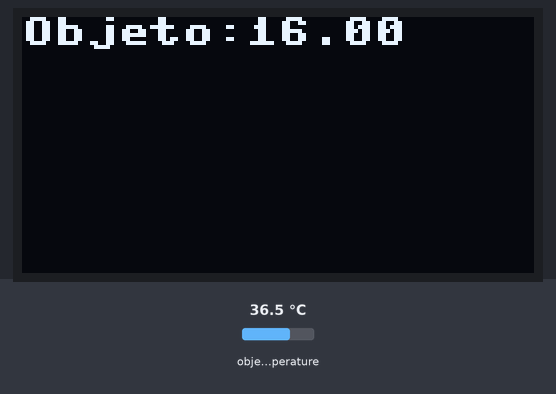
The program below on a simulated MicroPython board. Parts: 128×64 one-colour display. The inputs (shaded band) are chosen by the test bench; at power-on: object temperature 36.5 °C. The board's own WiFi access point starts at once; library files of the repository ran but are not shown: ssd1306.py.

Above: at 1.2 s.
1.3 s: object temperature set to 20 °C
At 1.67 s:
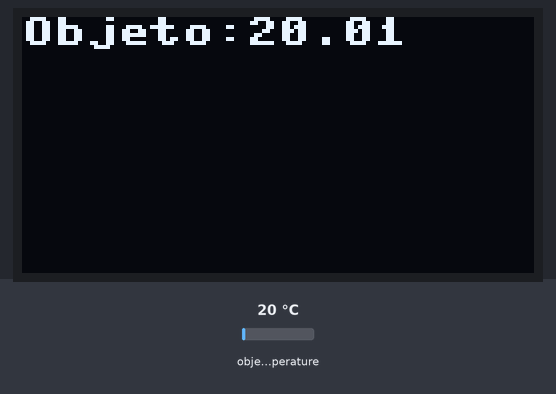
3.0 s: object temperature set to 26 °C
At 3.42 s:
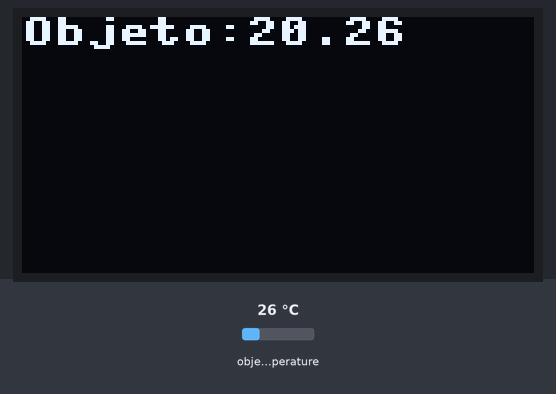
4.8 s: object temperature set to 32 °C
At 13.4 s:
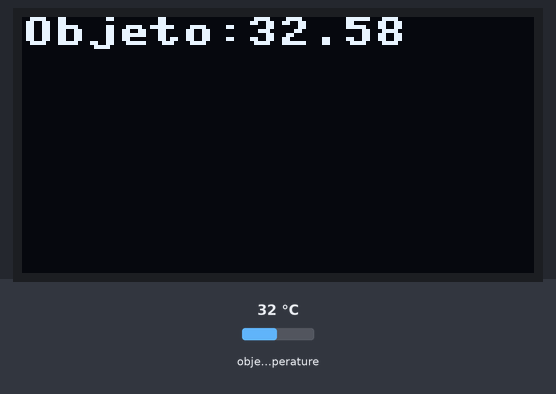
Timing chart, 0 to 14.5 s (numbered marks = the images above; inputs shaded):
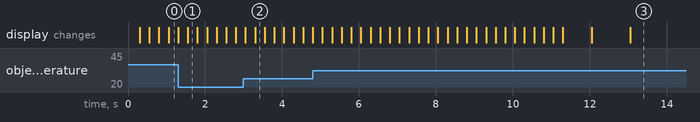

The program:

main.py
```python
import ssd1306
import mlx90614
from machine import I2C, Pin, Timer


i2c = I2C(scl=Pin(2), sda=Pin(0))

sensor = mlx90614.MLX90614(i2c)

oled_width = 128
oled_height = 64
oled = ssd1306.SSD1306_I2C(oled_width, oled_height, i2c)

mode = 0
temperatura = 0

def map(value, leftMin, leftMax, rightMin, rightMax):
    leftSpan = leftMax - leftMin
    rightSpan = rightMax - rightMin
    valueScaled = float(value - leftMin) / float(leftSpan)
    return rightMin + (valueScaled * rightSpan)

def converData(data):
    # Human Mode Calibration
    if mode == 0:
        data = map(data, 24.65, 31.75, 24.0, 32.3)
    data = '{:.2f}'.format(data)
    return data

def show():
    # print('Objeto:' + converData(sensor.read_object_temp()))
    oled.fill(0)
    oled.text('Objeto:' + converData(temperatura), 0, 0)
    oled.show()

def temp():
    global temperatura
    temperatura = temperatura * 4 + sensor.read_object_temp()
    temperatura = temperatura / 5

timDisplay = Timer(-1)
timDisplay.init(period=250, mode=Timer.PERIODIC, callback=lambda t:show())

timTemp = Timer(0)
timTemp.init(period=250, mode=Timer.PERIODIC, callback=lambda t:temp())
# tim.init()
```

mlx90614.py
```python
"""
MicroPython MLX90614 IR temperature sensor driver
https://github.com/mcauser/micropython-mlx90614

MIT License
Copyright (c) 2016 Mike Causer

Permission is hereby granted, free of charge, to any person obtaining a copy
of this software and associated documentation files (the "Software"), to deal
in the Software without restriction, including without limitation the rights
to use, copy, modify, merge, publish, distribute, sublicense, and/or sell
copies of the Software, and to permit persons to whom the Software is
furnished to do so, subject to the following conditions:

The above copyright notice and this permission notice shall be included in all
copies or substantial portions of the Software.

THE SOFTWARE IS PROVIDED "AS IS", WITHOUT WARRANTY OF ANY KIND, EXPRESS OR
IMPLIED, INCLUDING BUT NOT LIMITED TO THE WARRANTIES OF MERCHANTABILITY,
FITNESS FOR A PARTICULAR PURPOSE AND NONINFRINGEMENT. IN NO EVENT SHALL THE
AUTHORS OR COPYRIGHT HOLDERS BE LIABLE FOR ANY CLAIM, DAMAGES OR OTHER
LIABILITY, WHETHER IN AN ACTION OF CONTRACT, TORT OR OTHERWISE, ARISING FROM,
OUT OF OR IN CONNECTION WITH THE SOFTWARE OR THE USE OR OTHER DEALINGS IN THE
SOFTWARE.
"""

import ustruct

_REGISTER_TA = const(0x06)     # ambient
_REGISTER_TOBJ1 = const(0x07)  # object
_REGISTER_TOBJ2 = const(0x08)  # object2

class MLX90614:
	def __init__(self, i2c, address=0x5a):
		self.i2c = i2c
		self.address = address
		_config1 = i2c.readfrom_mem(address, 0x25, 2)
		_dz = ustruct.unpack('<H', _config1)[0] & (1<<6)
		self.dual_zone = True if _dz else False

	def read16(self, register):
		data = self.i2c.readfrom_mem(self.address, register, 2)
		return ustruct.unpack('<H', data)[0]

	def read_temp(self, register):
		temp = self.read16(register);
		# apply measurement resolution (0.02 degrees per LSB)
		temp *= .02;
		# Kelvin to Celcius
		temp -= 273.15;
		return temp;

	def read_ambient_temp(self):
		return self.read_temp(_REGISTER_TA)

	def read_object_temp(self):
		return self.read_temp(_REGISTER_TOBJ1)

	def read_object2_temp(self):
		if self.dual_zone:
			return self.read_temp(_REGISTER_TOBJ2)
		else:
			raise RuntimeError("Device only has one thermopile")

	@property
	def ambient_temp(self):
		return self.read_ambient_temp()

	@property
	def object_temp(self):
		return self.read_object_temp()

	@property
	def object2_temp(self):
		return self.read_object2_temp()
```

boot.py
```python
# This file is executed on every boot (including wake-boot from deepsleep)
#import esp
#esp.osdebug(None)
import uos, machine
#uos.dupterm(None, 1) # disable REPL on UART(0)
import gc
import webrepl
webrepl.start()
gc.collect()


import network
ap = network.WLAN(network.AP_IF)                        # create access-point interface
ap.active(True)                                         # activate the interface
ap.config(essid='TempIR', password='87654321')          # set the ESSID of the access point


while ap.active() == False:
  pass
```
